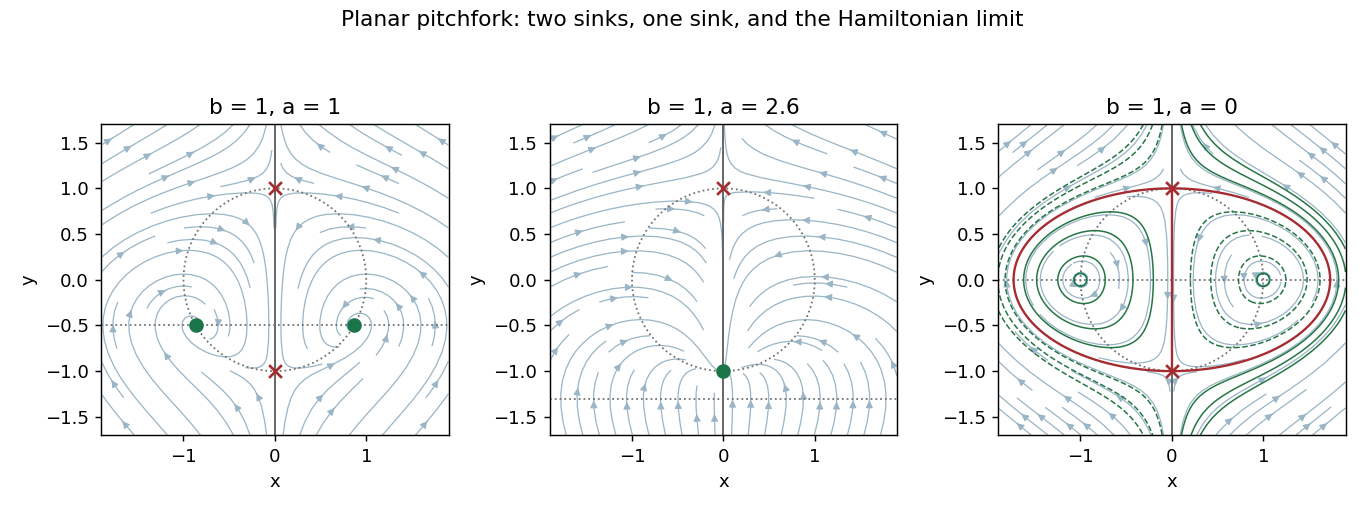

Write Python code to recreate this figure.
"""Planar vector field and Hamiltonian separatrices; output to caller CWD only."""
from pathlib import Path
import numpy as np
import matplotlib.pyplot as plt

fig, axs = plt.subplots(1, 3, figsize=(10.5, 4), dpi=130, facecolor='white')
x = np.linspace(-1.9, 1.9, 200)
y = np.linspace(-1.7, 1.7, 200)
X, Y = np.meshgrid(x, y)
for ax, a in zip(axs, [1., 2.6, 0.]):
    vx, vy = -a*X-2*X*Y, X**2+Y**2-1
    length = np.hypot(vx, vy)
    vx, vy = vx/(1+length), vy/(1+length)
    ax.streamplot(x, y, vx, vy, density=.75, color='#9ab5c5', linewidth=.7, arrowsize=.8)
    theta = np.linspace(0, 2*np.pi, 400)
    ax.plot(np.cos(theta), np.sin(theta), ':', color='.45', lw=1)
    ax.axvline(0, color='.35', lw=1)
    ax.axhline(-a/2, ls=':', color='.45', lw=1)
    ax.scatter([0], [1], marker='x', color='#a52d32', s=50, zorder=5)
    if a < 2:
        ax.scatter([0], [-1], marker='x', color='#a52d32', s=50, zorder=5)
        q = np.sqrt(1-a*a/4)
        ax.scatter([-q, q], [-a/2, -a/2], color='#1a754b', facecolors='none' if a==0 else '#1a754b', s=50, zorder=5)
    else:
        ax.scatter([0], [-1], color='#1a754b', s=50, zorder=5)
    if a == 0:
        H = X**3/3 + X*Y**2 - X
        ax.contour(X, Y, H, levels=[-.6, -.4, -.2, .2, .4, .6], colors='#287647', linewidths=.85)
        ax.plot(np.sqrt(3)*np.cos(theta), np.sin(theta), color='#a52d32', lw=1.3)
        ax.plot([0, 0], [-1, 1], color='#a52d32', lw=1.3)
    ax.set(xlim=(-1.9, 1.9), ylim=(-1.7, 1.7), xlabel='x', ylabel='y', title=f'b = 1, a = {a:g}')
    ax.set_aspect('equal')
fig.suptitle('Planar pitchfork: two sinks, one sink, and the Hamiltonian limit', fontsize=12)
fig.tight_layout()
fig.savefig(Path.cwd()/'paper-3-pitchfork-portraits.png', facecolor='white', transparent=False)
